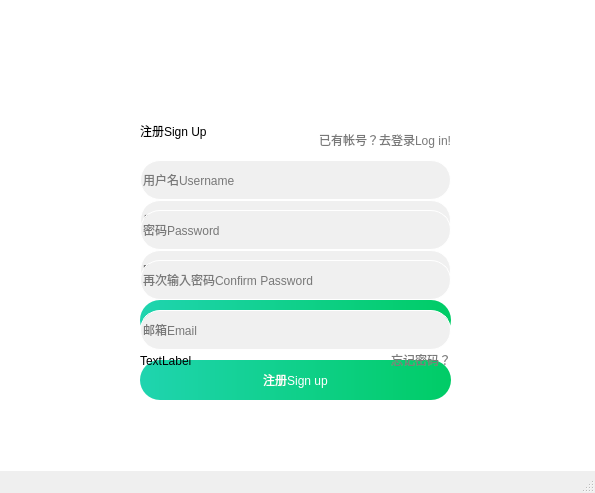
<?xml version="1.0" encoding="UTF-8"?>
<ui version="4.0">
 <class>MainWindow</class>
 <widget class="QMainWindow" name="MainWindow">
  <property name="geometry">
   <rect>
    <x>0</x>
    <y>0</y>
    <width>595</width>
    <height>493</height>
   </rect>
  </property>
  <property name="windowTitle">
   <string>MetroPlus</string>
  </property>
  <property name="windowIcon">
   <iconset resource="image.qrc">
    <normaloff>:/new/prefix1/image/logo.png</normaloff>:/new/prefix1/image/logo.png</iconset>
  </property>
  <widget class="QWidget" name="centralwidget">
   <property name="styleSheet">
    <string notr="true">background-color: rgb(255, 255, 255);</string>
   </property>
   <widget class="QLineEdit" name="user">
    <property name="geometry">
     <rect>
      <x>140</x>
      <y>200</y>
      <width>311</width>
      <height>40</height>
     </rect>
    </property>
    <property name="styleSheet">
     <string notr="true">font: 11pt &quot;微软雅黑&quot;;
color: rgb(0, 0, 0);
background-color: rgb(240, 240, 240);
border-radius: 20px;
border-color: rgb(255, 255, 255);
border-width:1px 1px;
border-style:solid;</string>
    </property>
    <property name="text">
     <string/>
    </property>
    <property name="placeholderText">
     <string>用户名Username</string>
    </property>
   </widget>
   <widget class="QPushButton" name="login">
    <property name="geometry">
     <rect>
      <x>140</x>
      <y>300</y>
      <width>311</width>
      <height>40</height>
     </rect>
    </property>
    <property name="cursor">
     <cursorShape>PointingHandCursor</cursorShape>
    </property>
    <property name="styleSheet">
     <string notr="true">font: 600 14pt &quot;微软雅黑&quot;;
color: rgb(255, 255, 255);
background-color: qlineargradient(spread:pad, x1:0, y1:0, x2:1, y2:0, stop:0 rgba(31, 212, 175, 255), stop:1 rgba(0, 204, 102, 255));
border-radius: 20px;</string>
    </property>
    <property name="text">
     <string>登录Log in</string>
    </property>
   </widget>
   <widget class="QLabel" name="logo">
    <property name="geometry">
     <rect>
      <x>130</x>
      <y>110</y>
      <width>321</width>
      <height>81</height>
     </rect>
    </property>
    <property name="styleSheet">
     <string notr="true">border-image: url(:/new/prefix1/image/LOGO2.png);</string>
    </property>
    <property name="text">
     <string/>
    </property>
   </widget>
   <widget class="QLineEdit" name="password">
    <property name="geometry">
     <rect>
      <x>140</x>
      <y>250</y>
      <width>311</width>
      <height>40</height>
     </rect>
    </property>
    <property name="styleSheet">
     <string notr="true">font: 11pt &quot;微软雅黑&quot;;
color: rgb(0, 0, 0);
background-color: rgb(240, 240, 240);
border-radius: 20px;
border-color: rgb(255, 255, 255);
border-width:1px 1px;
border-style:solid;</string>
    </property>
    <property name="echoMode">
     <enum>QLineEdit::Password</enum>
    </property>
    <property name="placeholderText">
     <string>密码Password</string>
    </property>
   </widget>
   <widget class="QPushButton" name="signup">
    <property name="geometry">
     <rect>
      <x>210</x>
      <y>350</y>
      <width>91</width>
      <height>20</height>
     </rect>
    </property>
    <property name="cursor">
     <cursorShape>PointingHandCursor</cursorShape>
    </property>
    <property name="styleSheet">
     <string notr="true">font: 600 10pt &quot;微软雅黑&quot;;
background:transparent;
border-width:0;
border-style:outset;
color: rgb(121, 121, 121);
text-align : left;</string>
    </property>
    <property name="text">
     <string/>
    </property>
   </widget>
   <widget class="QPushButton" name="forget">
    <property name="geometry">
     <rect>
      <x>370</x>
      <y>350</y>
      <width>81</width>
      <height>20</height>
     </rect>
    </property>
    <property name="cursor">
     <cursorShape>PointingHandCursor</cursorShape>
    </property>
    <property name="layoutDirection">
     <enum>Qt::RightToLeft</enum>
    </property>
    <property name="styleSheet">
     <string notr="true">
background:transparent;
border-width:0;
border-style:outset;
color: rgb(121, 121, 121);
text-align : right;</string>
    </property>
    <property name="text">
     <string>忘记密码？</string>
    </property>
   </widget>
   <widget class="QLineEdit" name="user_signup">
    <property name="geometry">
     <rect>
      <x>140</x>
      <y>160</y>
      <width>311</width>
      <height>40</height>
     </rect>
    </property>
    <property name="styleSheet">
     <string notr="true">font: 11pt &quot;微软雅黑&quot;;
color: rgb(0, 0, 0);
background-color: rgb(240, 240, 240);
border-radius: 20px;
border-color: rgb(255, 255, 255);
border-width:1px 1px;
border-style:solid;</string>
    </property>
    <property name="text">
     <string/>
    </property>
    <property name="placeholderText">
     <string>用户名Username</string>
    </property>
   </widget>
   <widget class="QLineEdit" name="password_signup">
    <property name="geometry">
     <rect>
      <x>140</x>
      <y>210</y>
      <width>311</width>
      <height>40</height>
     </rect>
    </property>
    <property name="styleSheet">
     <string notr="true">font: 11pt &quot;微软雅黑&quot;;
color: rgb(0, 0, 0);
background-color: rgb(240, 240, 240);
border-radius: 20px;
border-color: rgb(255, 255, 255);
border-width:1px 1px;
border-style:solid;</string>
    </property>
    <property name="echoMode">
     <enum>QLineEdit::Password</enum>
    </property>
    <property name="placeholderText">
     <string>密码Password</string>
    </property>
   </widget>
   <widget class="QLineEdit" name="email_signup">
    <property name="geometry">
     <rect>
      <x>140</x>
      <y>310</y>
      <width>311</width>
      <height>40</height>
     </rect>
    </property>
    <property name="styleSheet">
     <string notr="true">font: 11pt &quot;微软雅黑&quot;;
color: rgb(0, 0, 0);
background-color: rgb(240, 240, 240);
border-radius: 20px;
border-color: rgb(255, 255, 255);
border-width:1px 1px;
border-style:solid;</string>
    </property>
    <property name="echoMode">
     <enum>QLineEdit::Password</enum>
    </property>
    <property name="placeholderText">
     <string>邮箱Email</string>
    </property>
   </widget>
   <widget class="QPushButton" name="signup_ready">
    <property name="geometry">
     <rect>
      <x>140</x>
      <y>360</y>
      <width>311</width>
      <height>40</height>
     </rect>
    </property>
    <property name="cursor">
     <cursorShape>PointingHandCursor</cursorShape>
    </property>
    <property name="styleSheet">
     <string notr="true">font: 600 14pt &quot;微软雅黑&quot;;
color: rgb(255, 255, 255);
background-color: qlineargradient(spread:pad, x1:0, y1:0, x2:1, y2:0, stop:0 rgba(31, 212, 175, 255), stop:1 rgba(0, 204, 102, 255));
border-radius: 20px;</string>
    </property>
    <property name="text">
     <string>注册Sign up</string>
    </property>
   </widget>
   <widget class="QLabel" name="signup_label">
    <property name="geometry">
     <rect>
      <x>140</x>
      <y>350</y>
      <width>181</width>
      <height>21</height>
     </rect>
    </property>
    <property name="styleSheet">
     <string notr="true">background:transparent;</string>
    </property>
    <property name="text">
     <string>TextLabel</string>
    </property>
   </widget>
   <widget class="QLabel" name="signup_title">
    <property name="geometry">
     <rect>
      <x>140</x>
      <y>110</y>
      <width>201</width>
      <height>41</height>
     </rect>
    </property>
    <property name="styleSheet">
     <string notr="true">background:transparent;
font: 600 20pt &quot;微软雅黑&quot;;</string>
    </property>
    <property name="text">
     <string>注册Sign Up</string>
    </property>
   </widget>
   <widget class="QLineEdit" name="password_signup_2">
    <property name="geometry">
     <rect>
      <x>140</x>
      <y>260</y>
      <width>311</width>
      <height>40</height>
     </rect>
    </property>
    <property name="styleSheet">
     <string notr="true">font: 11pt &quot;微软雅黑&quot;;
color: rgb(0, 0, 0);
background-color: rgb(240, 240, 240);
border-radius: 20px;
border-color: rgb(255, 255, 255);
border-width:1px 1px;
border-style:solid;</string>
    </property>
    <property name="echoMode">
     <enum>QLineEdit::Password</enum>
    </property>
    <property name="placeholderText">
     <string>再次输入密码Confirm Password</string>
    </property>
   </widget>
   <widget class="QPushButton" name="signuptologin">
    <property name="geometry">
     <rect>
      <x>290</x>
      <y>130</y>
      <width>161</width>
      <height>20</height>
     </rect>
    </property>
    <property name="cursor">
     <cursorShape>PointingHandCursor</cursorShape>
    </property>
    <property name="layoutDirection">
     <enum>Qt::RightToLeft</enum>
    </property>
    <property name="styleSheet">
     <string notr="true">
background:transparent;
border-width:0;
border-style:outset;
color: rgb(121, 121, 121);
text-align : right;</string>
    </property>
    <property name="text">
     <string>已有帐号？去登录Log in!</string>
    </property>
   </widget>
   <zorder>login</zorder>
   <zorder>email_signup</zorder>
   <zorder>signup_ready</zorder>
   <zorder>signup_label</zorder>
   <zorder>user</zorder>
   <zorder>logo</zorder>
   <zorder>password</zorder>
   <zorder>signup</zorder>
   <zorder>forget</zorder>
   <zorder>user_signup</zorder>
   <zorder>password_signup</zorder>
   <zorder>signup_title</zorder>
   <zorder>password_signup_2</zorder>
   <zorder>signuptologin</zorder>
  </widget>
  <widget class="QMenuBar" name="menubar">
   <property name="geometry">
    <rect>
     <x>0</x>
     <y>0</y>
     <width>595</width>
     <height>17</height>
    </rect>
   </property>
  </widget>
  <widget class="QStatusBar" name="statusbar"/>
 </widget>
 <resources>
  <include location="image.qrc"/>
 </resources>
 <connections/>
</ui>
